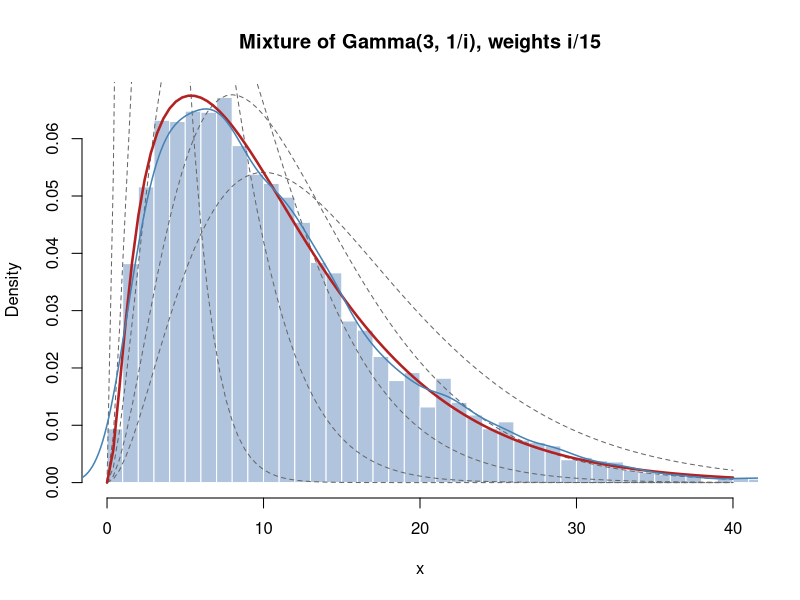

This chart was generated by the following R code:
# Sampling from a mixture of five gamma distributions Gamma(3, rate 1/i) with weights i/15.
set.seed(0)
n <- 5000
k <- sample(1:5, size = n, replace = TRUE, prob = (1:5) / 15)
rate <- 1 / k
x <- rgamma(n, shape = 3, rate = rate)

hist(x, breaks = 80, freq = FALSE, xlim = c(0, 40), col = "lightsteelblue", border = "white",
     main = "Mixture of Gamma(3, 1/i), weights i/15", xlab = "x")
for (i in 1:5) curve(dgamma(x, 3, 1 / i), add = TRUE, lty = 2, col = "gray40")
curve(rowSums(sapply(1:5, function(i) i / 15 * dgamma(x, 3, 1 / i))),
      add = TRUE, col = "firebrick", lwd = 2.5)
lines(density(x), col = "steelblue", lwd = 1.5)   # kernel density estimate of the sample
